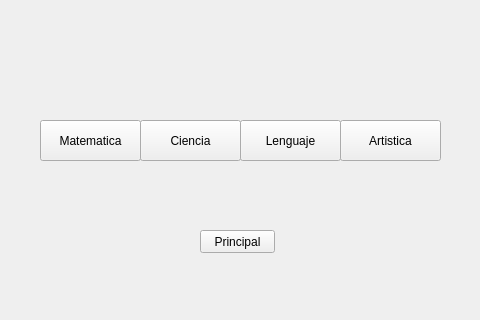
<?xml version="1.0" encoding="UTF-8"?>
<ui version="4.0">
 <class>MainWindow</class>
 <widget class="QMainWindow" name="MainWindow">
  <property name="geometry">
   <rect>
    <x>0</x>
    <y>0</y>
    <width>480</width>
    <height>320</height>
   </rect>
  </property>
  <property name="windowTitle">
   <string>Asignaturas</string>
  </property>
  <widget class="QWidget" name="centralwidget">
   <widget class="QPushButton" name="b_matematica">
    <property name="geometry">
     <rect>
      <x>40</x>
      <y>120</y>
      <width>101</width>
      <height>41</height>
     </rect>
    </property>
    <property name="text">
     <string>Matematica</string>
    </property>
    <property name="icon">
     <iconset>
      <normaloff>Iconos/asignaturas.png</normaloff>Iconos/asignaturas.png</iconset>
    </property>
    <property name="iconSize">
     <size>
      <width>30</width>
      <height>30</height>
     </size>
    </property>
   </widget>
   <widget class="QPushButton" name="b_ciencia">
    <property name="geometry">
     <rect>
      <x>140</x>
      <y>120</y>
      <width>101</width>
      <height>41</height>
     </rect>
    </property>
    <property name="text">
     <string>Ciencia</string>
    </property>
    <property name="icon">
     <iconset>
      <normaloff>Iconos/asignaturas.png</normaloff>Iconos/asignaturas.png</iconset>
    </property>
    <property name="iconSize">
     <size>
      <width>30</width>
      <height>30</height>
     </size>
    </property>
   </widget>
   <widget class="QPushButton" name="b_lenguaje">
    <property name="geometry">
     <rect>
      <x>240</x>
      <y>120</y>
      <width>101</width>
      <height>41</height>
     </rect>
    </property>
    <property name="text">
     <string>Lenguaje</string>
    </property>
    <property name="icon">
     <iconset>
      <normaloff>Iconos/asignaturas.png</normaloff>Iconos/asignaturas.png</iconset>
    </property>
    <property name="iconSize">
     <size>
      <width>30</width>
      <height>30</height>
     </size>
    </property>
   </widget>
   <widget class="QPushButton" name="b_artistica">
    <property name="geometry">
     <rect>
      <x>340</x>
      <y>120</y>
      <width>101</width>
      <height>41</height>
     </rect>
    </property>
    <property name="text">
     <string>Artistica</string>
    </property>
    <property name="icon">
     <iconset>
      <normaloff>Iconos/asignaturas.png</normaloff>Iconos/asignaturas.png</iconset>
    </property>
    <property name="iconSize">
     <size>
      <width>30</width>
      <height>30</height>
     </size>
    </property>
   </widget>
   <widget class="QPushButton" name="botonreturn">
    <property name="geometry">
     <rect>
      <x>200</x>
      <y>230</y>
      <width>75</width>
      <height>23</height>
     </rect>
    </property>
    <property name="text">
     <string>Principal</string>
    </property>
    <property name="icon">
     <iconset>
      <normaloff>Iconos/descarga.png</normaloff>Iconos/descarga.png</iconset>
    </property>
   </widget>
  </widget>
 </widget>
 <resources/>
 <connections/>
</ui>
